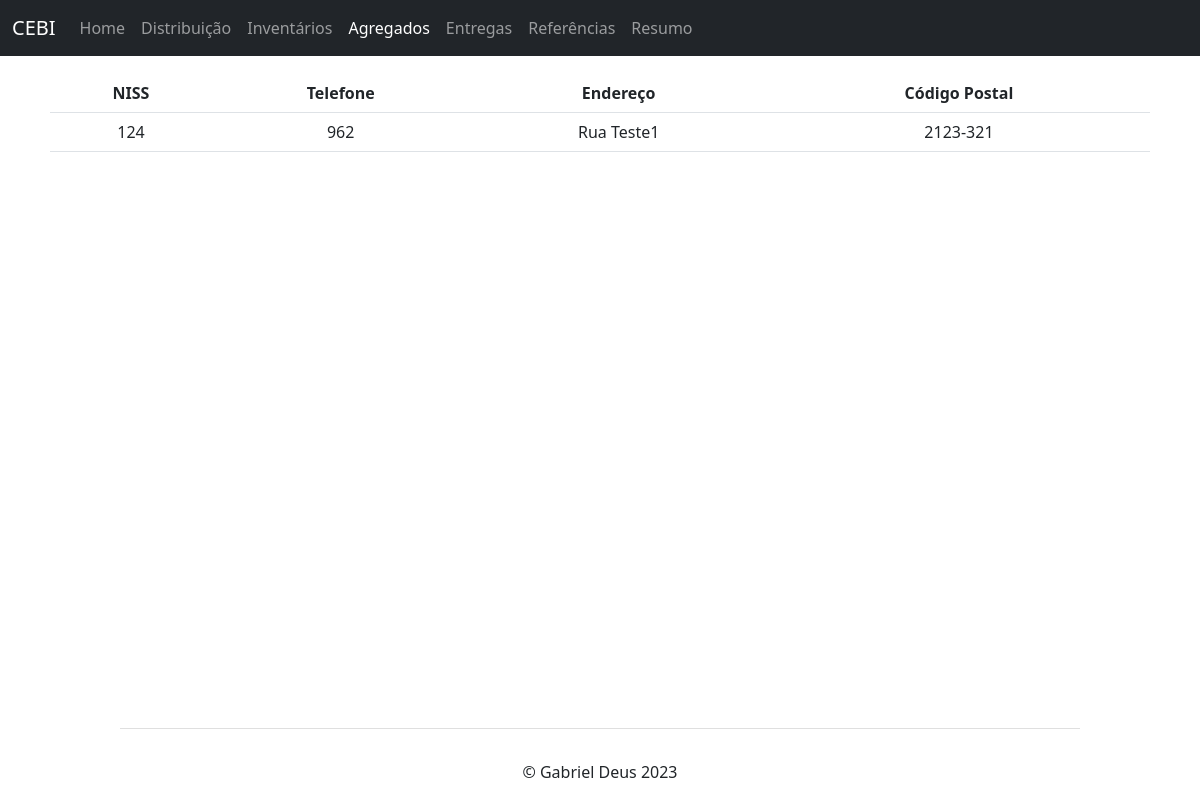
The page /informacao.php?id=124 on the database its author committed.
### tables this page shows
create table 4info_sensivel
(
	niss int,
	telefone varchar(20),
	endereco varchar(50),
	codigo_postal varchar(15),
	foreign key(niss) references 1agregado_Familiar(niss) ON DELETE CASCADE
);

### src/informacao.php (the view, shortened to what this page needs)
<?php include 'db_conf.php';
include 'functions_php.php' ?>
<!DOCTYPE html>
<html lang="en">
<head>
  <link href="https://cdn.jsdelivr.net/npm/bootstrap@5.3.0-alpha1/dist/css/bootstrap.min.css" rel="stylesheet" />
  <link rel="stylesheet" href="estilos.css">
</head>
<body>
  <nav class="navbar navbar-expand-md navbar-dark fixed-top bg-dark">
    <div class="container-fluid">
      <a class="navbar-brand" href="#">CEBI</a>
      <div class="collapse navbar-collapse" id="navbarCollapse">
        <ul class="navbar-nav me-auto mb-2 mb-md-0">
          <li class="nav-item">
            <a class="nav-link" href="index.php">Home</a>
          </li>
          <li class="nav-item">
            <a class="nav-link" href="distribuicao.php">Distribuição</a>
          </li>
          <li class="nav-item">
            <a class="nav-link" href="inventarios.php">Inventários</a>
          </li>
          <li class="nav-item">
            <a class="nav-link active" aria-current="page" href="#">Agregados</a>
          </li>
          <li class="nav-item">
            <a class="nav-link" href="entregas.php">Entregas</a>
          </li>
          <li class="nav-item">
            <a class="nav-link" href="referencias.php">Referências</a>
          </li>
          <li class="nav-item">
            <a class="nav-link" href="resumo.php">Resumo</a>
          </li>
        </ul>
      </div>
    </div>
  </nav>
  <main style="margin: 50px;">
    <table class="table">
      <thead>
        <tr>
          <th>NISS</th>
          <th>Telefone</th>
          <th>Endereço</th>
          <th>Código Postal</th>
        </tr>
      </thead>
      <tbody>
        <?php
        if (isset($_GET['id'])) {
          $id = $_GET['id'];
          $sql  = 'SELECT * from 4info_sensivel WHERE niss =' . $id;
          $result = mysqli_query($conn, $sql);
          $informacao = mysqli_fetch_all($result, MYSQLI_ASSOC);
          foreach ($informacao as $item) :
            echo "<tr>
            <td>" . $item["niss"] . "</td>
            <td>" . $item["telefone"] . "</td>
            <td>" . $item["endereco"] . "</td>
            <td>" . $item["codigo_postal"] . "</td>
             </tr>";
          endforeach;
        }
        ?>
      </tbody>
    </table>
  </main>
  <?php include 'footer.php'; ?>
</body>
</html>

### src/estilos.css (style rules this page uses)
tr { text-align: center; }

### rows shown on the page
4info_sensivel: niss "124", telefone "962", endereco "Rua Teste1", codigo_postal "2123-321"
